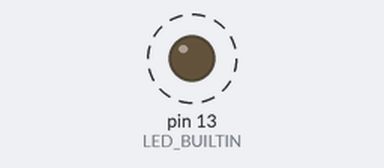
A sketch run on a simulated Arduino Uno, built with avr-gcc and run on an emulated ATmega328P. Shown: output pins drawn as LEDs (lit = HIGH). Dashed ring = blinking.

Above: at 0.5 s.
Timing chart, 0 to 4.6 s (numbered marks = the images above):
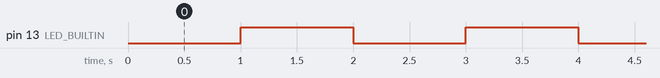

The sketch:

Blink.ino
```cpp
#include "arduino_output_pin.h"
#include "delaying_app_state.h"
#include "writing_app_state.h"
#include "app.h"

App* app;
void setup() {
  ArduinoOutputPin* led = new ArduinoOutputPin(LED_BUILTIN);
  WritingAppState* on = new WritingAppState(HIGH, (OutputPin*)led);
  DelayingAppState* delayOn = new DelayingAppState(1000, &delay, (AppState*)on);

  WritingAppState* off = new WritingAppState(LOW, (OutputPin*)led);
  DelayingAppState* delayOff = new DelayingAppState(1000, &delay, (AppState*)off);

  on->set_next((AppState*)delayOff);
  off->set_next((AppState*)delayOn);

  app = new App((AppState*)delayOff);
}

void loop() {
  app->Update();
}
```

app.h
```cpp
#ifndef APP_H_
#define APP_H_

#include "app_state.h"

class App {
private:
  AppState* current_;
public:
  App(AppState* start)
    : current_(start) {
  }
  void Update() {
    this->current_ = this->current_->Update();
  }
};

#endif
```

app_state.h
```cpp
#ifndef APP_STATE_H_
#define APP_STATE_H_

class AppState {
public:
  virtual AppState* Update() = 0;
};

#endif
```

arduino_output_pin.h
```cpp
#ifndef ARDUINO_OUTPUT_PIN_H_
#define ARDUINO_OUTPUT_PIN_H_

#include "output_pin.h"

class ArduinoOutputPin : OutputPin {
private:
  const int pin_;
public:
  ArduinoOutputPin(const int pin) : pin_(pin) {
    pinMode(pin, OUTPUT);
  }
  void Write(int level) {
    digitalWrite(this->pin_, level);
  }
};

#endif
```

delaying_app_state.h
```cpp
#ifndef DELAYING_APP_STATE_H_
#define DELAYING_APP_STATE_H_

#include "app_state.h"

typedef void (*delayFunc)(long unsigned int);
class DelayingAppState : AppState {
private:
  void (*delay_)(long unsigned int);
  const int time_ms_;
  AppState* next_;
public:
  DelayingAppState(const int time_ms, void (*delay)(long unsigned int), AppState* next)
    : time_ms_(time_ms), delay_(delay), next_(next) { }

  AppState* Update() {
    AppState* state = this->next_->Update();
    (*this->delay_)(this->time_ms_);
    return state;
  }
};

#endif
```

output_pin.h
```cpp
#ifndef OUTPUT_PIN_H_
#define OUTPUT_PIN_H_

class OutputPin {
public:
  virtual void Write(int level) = 0;
};

#endif
```

writing_app_state.h
```cpp
#ifndef WRITING_APP_STATE_H_
#define WRITING_APP_STATE_H_

#include "app_state.h"

class WritingAppState : AppState {
private:
  OutputPin* pin_;
  AppState* next_;
  const int level_;
public:
  WritingAppState(const int level, OutputPin* pin)
    : level_(level), pin_(pin) {
  }
  void set_next(AppState* next) { this->next_ = next; }

  AppState* Update() {
    this->pin_->Write(this->level_);
    return this->next_;
  }
};

#endif
```

Measured:
- by itself, pin 13 (LED_BUILTIN): alternates HIGH for 1.0 s and LOW for 1.0 s
